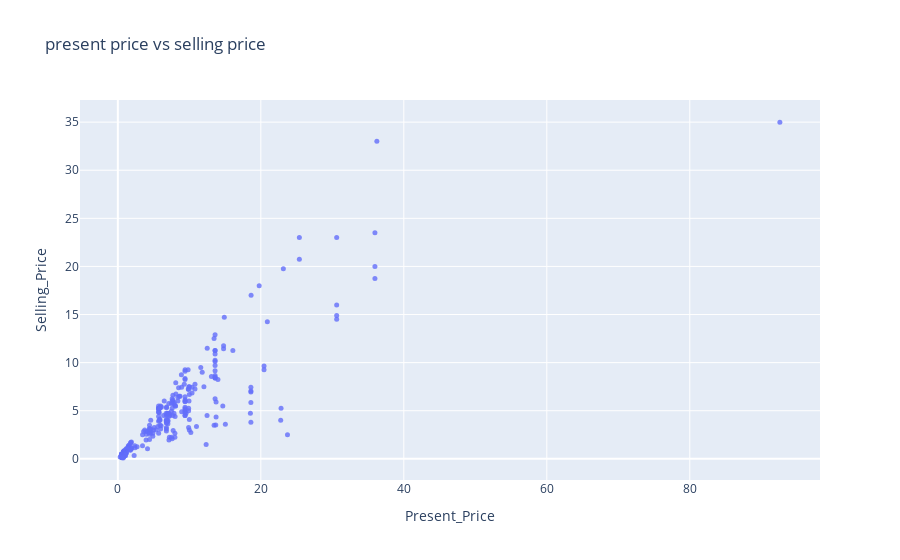

This figure's notebook cell:
### Code cell
import plotly.express as px
fig = px.scatter(df, 
                   x='Present_Price',
                   y='Selling_Price', 
                   opacity=0.8,
                 title='present price vs selling price'
                   )
fig.update_traces(marker_size=5)
fig.show()

### Figure 1 — Plotly figure (JSON) as saved in the notebook; plotly's stock layout.template omitted (floating-point values rounded to 4 significant figures; data arrays with more than 128 entries replaced by an {"elided": "..."} marker saying what was removed)
{"data": [{"hovertemplate": "Present_Price=%{x}<br>Selling_Price=%{y}<extra></extra>", "legendgroup": "", "marker": {"color": "#636efa", "opacity": 0.8, "size": 5, "symbol": "circle"}, "mode": "markers", "name": "", "orientation": "v", "showlegend": false, "type": "scatter", "x": {"elided": "299 float values"}, "xaxis": "x", "y": {"elided": "299 float values"}, "yaxis": "y"}], "layout": {"legend": {"tracegroupgap": 0}, "title": {"text": "present price vs selling price"}, "xaxis": {"anchor": "y", "domain": [0, 1], "title": {"text": "Present_Price"}}, "yaxis": {"anchor": "x", "domain": [0, 1], "title": {"text": "Selling_Price"}}}}
